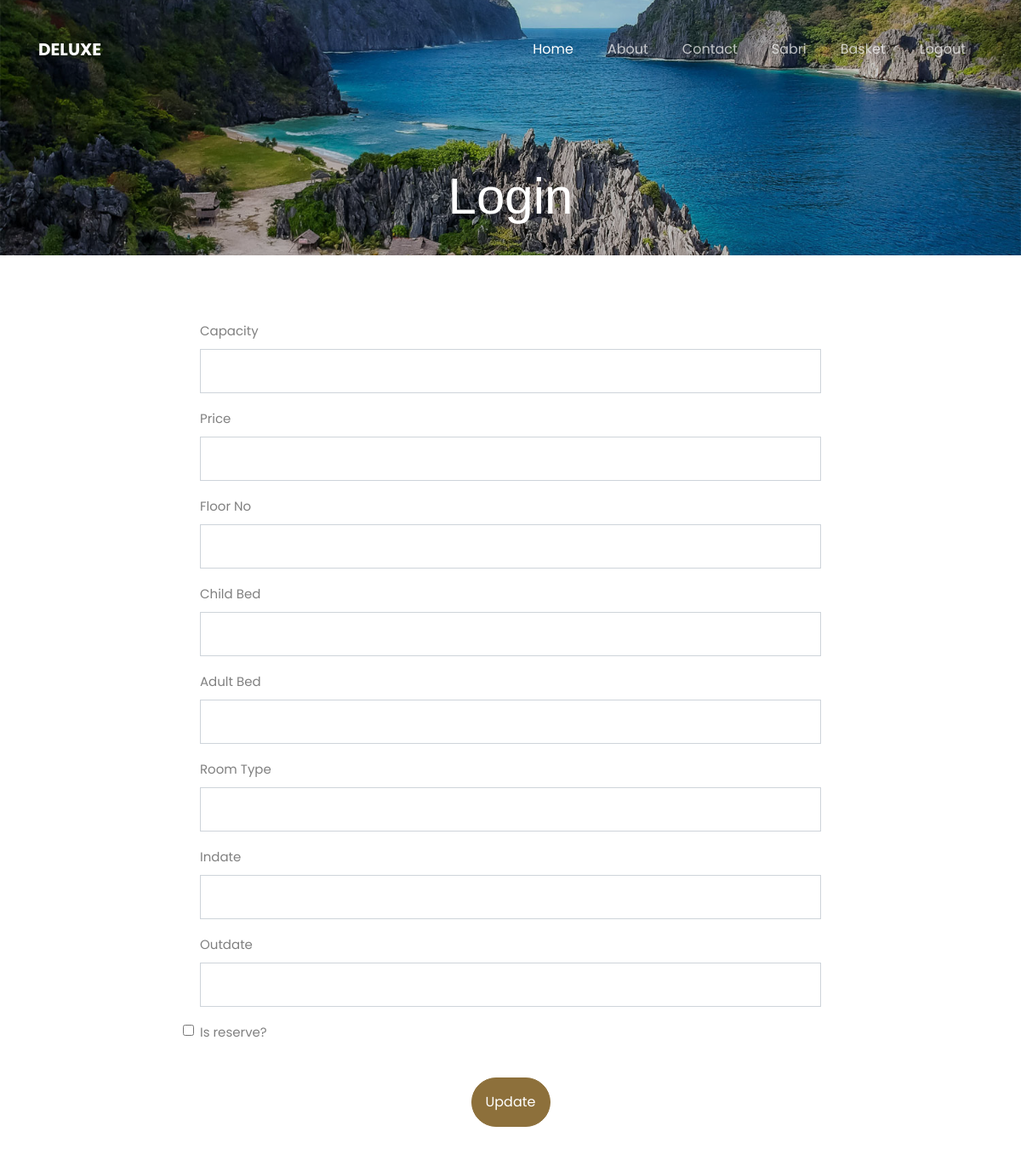
/getupdateroom/4 (signed in, upper part), run on an earlier commit of the app's database.
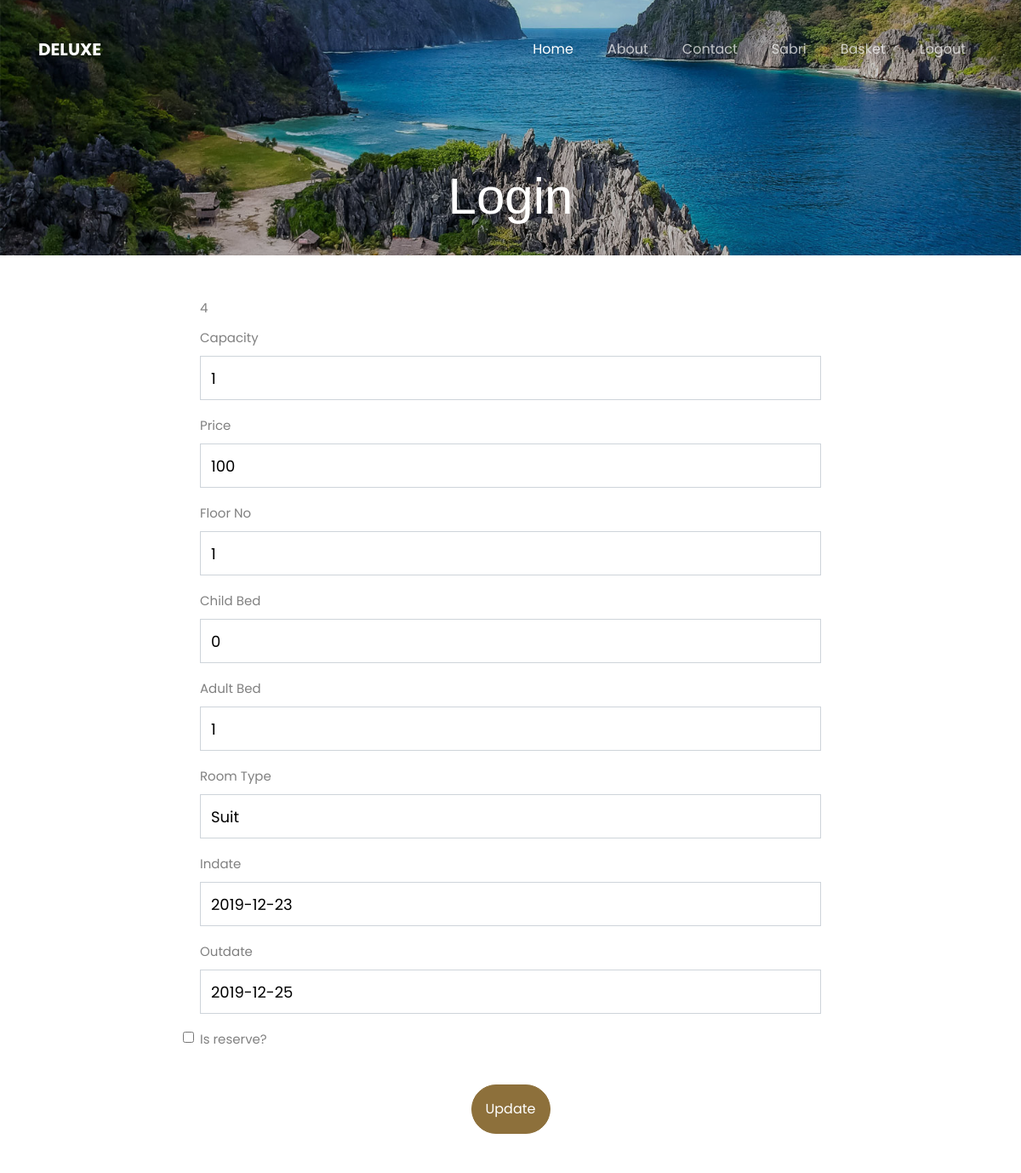
And on a later commit of the database.
### app.py (models this page shows)
class Room(db.Model):
    roomno = db.Column(db.Integer, primary_key=True)
    price = db.Column(db.Integer)
    capacity = db.Column(db.Integer)
    floorno = db.Column(db.Integer)
    childbed = db.Column(db.Integer)
    adultbed = db.Column(db.Integer)
    roomtype = db.Column(db.String(255))
    inDate = db.Column(db.Date)
    outDate=db.Column(db.Date)
    isreserve = db.Column('is_reserve',db.Boolean)
    reservations = db.relationship('Reservation',backref='room')

### app.py (the view)
@app.route('/getupdateroom/<roomno>',methods=['GET','POST'])
def getupdateroom(roomno):
    if request.method=='GET':
        room = Room.query.filter_by(roomno=roomno).first()
        return render_template('updateroom.html',room=room)

### app.py (called while the page is built)
@login_manager.user_loader
def load_user(user_id):
    return User.query.get(int(user_id))

### templates/updateroom.html
{% extends "layout.html" %}
{% block content %}
<div class="hero-wrap" style="background-image: url({{url_for('static',filename='images/bg_1.jpg')}});">
    <div class="overlay"></div>
      <div class="container">
        <div class="row no-gutters slider-text d-flex align-itemd-end justify-content-center">
          <div class="col-md-9 ftco-animate text-center d-flex align-items-end justify-content-center">
          	<div class="text">
	            <h1 class="mb-4 bread">Login</h1>
            </div>
          </div>
        </div>
    </div>
</div>
<div class="container">
    <div class="row justify-content-center">
        <div class="col-8 justify-content-center pt-5 pb-5">
            <form action="/updateroom/{{room.roomno}}" method="POST">
                <div class="form-group">
                    <label for="roomno">{{room.roomno}}</label><br>
                    <label>Capacity</label>
                    <input type="text" class="form-control" name="capacity" id="capacity" value="{{room.capacity}}">
                </div>
                <div class="form-group">
                    <label for="price">Price</label>
                    <input type="text" class="form-control" id="price" name="price" value="{{room.price}}">
                </div>
                <div class="form-group">
                    <label for="price">Floor No</label>
                    <input type="text" class="form-control" id="floorno" name="floorno" value="{{room.floorno}}">
                </div>
                <div class="form-group">
                    <label for="price">Child Bed</label>
                    <input type="text" class="form-control" id="childbed" name="childbed" value="{{room.childbed}}">
                </div>
                <div class="form-group">
                    <label for="price">Adult Bed</label>
                    <input type="text" class="form-control" id="adultbed" name="adultbed" value="{{room.adultbed}}">
                </div>
                <div class="form-group">
                    <label for="price">Room Type</label>
                    <input type="text" class="form-control" id="roomtype" name="roomtype" value="{{room.roomtype}}">
                </div>
                <div class="form-group">
                    <label for="price">Indate</label>
                    <input type="text" class="form-control" id="inDate" name="inDate" value="{{room.inDate}}">
                </div>
                <div class="form-group">
                    <label for="price">Outdate</label>
                    <input type="text" class="form-control" id="outDate" name="outDate" value="{{room.outDate}}">
                </div>
                <div class="form-group">
                {% if room.isreserve == True %}
                    <input type="checkbox" class="form-check-input" id="isreserve" name="isreserve" checked>
                {% else %}
                    <input type="checkbox" class="form-check-input" id="isreserve" name="isreserve">
                {% endif %}
                    <label for="price">Is reserve?</label>
                </div>
                <div class="text-center pt-3">
                    <button type="submit" class="btn btn-primary p-3">Update</button>
                </div>
            </form>
        </div>
    </div>
</div>
{% endblock content %}

What changed in the data, as far as the page shows it:
added Room: roomno "4", capacity "1", price "100", floorno "1", childbed "0", adultbed "1", roomtype "Suit", inDate "2019-12-23", outDate "2019-12-25"
